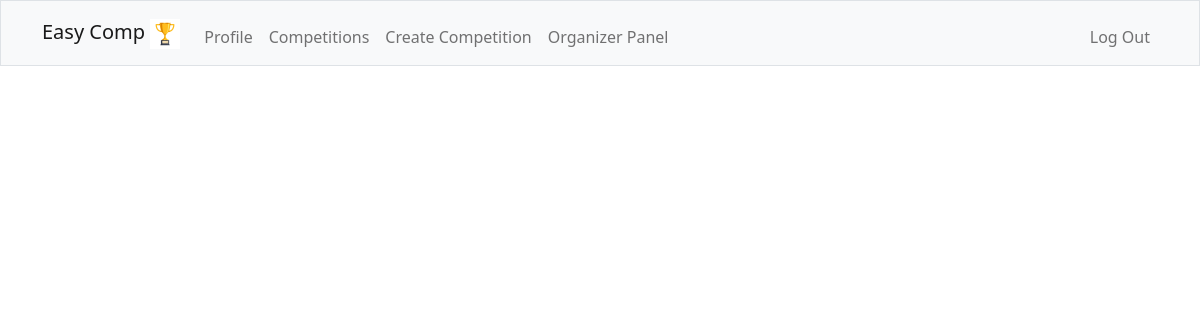
Page /organizerpanel (signed in) on the earlier database version.
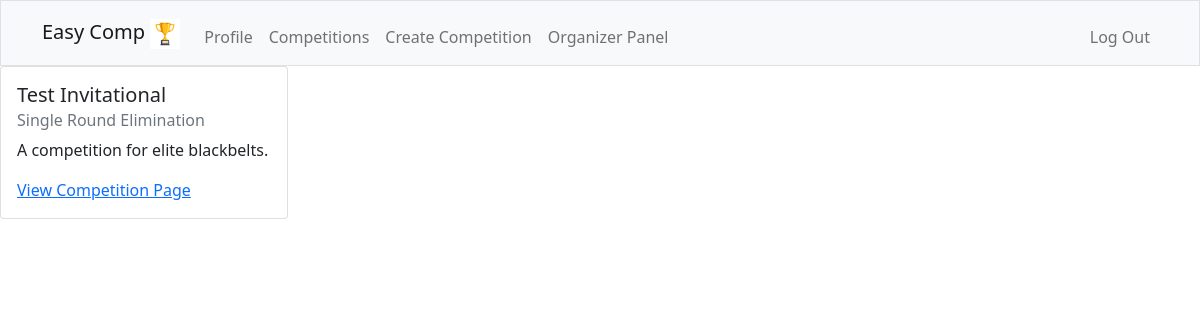
Same page on the later database version.
### tables this page shows
CREATE TABLE competitions (
    id INTEGER NOT NULL,
    name TEXT NOT NULL UNIQUE,
    info TEXT NOT NULL,
    format TEXT NOT NULL,
    organizer_id INTEGER NOT NULL,
    PRIMARY KEY(id),
    FOREIGN KEY(organizer_id) REFERENCES users(id)
);

### app.py (the view)
@app.route("/organizerpanel", methods = ["GET"])
@login_required
def organizerpanel():
    competitions = db.execute("SELECT DISTINCT name, info, format FROM competitions WHERE organizer_id = ?", session["user_id"])
    return render_template("organizerpanel.html", competitions=competitions)

### app.py (called while the page is built)
@app.after_request
def after_request(response):
    response.headers["Cache-Control"] = "no-cache, no-store, must-revalidate"
    response.headers["Expires"] = 0
    response.headers["Pragma"] = "no-cache"
    return response

### helpers.py (called while the page is built)
def login_required(f):
    @wraps(f)
    def decorated_function(*args, **kwargs):
        if session.get("user_id") is None:
            return redirect("/login")
        return f(*args, **kwargs)
    return decorated_function

### templates/organizerpanel.html (shortened to what this page needs)
{% extends "layout.html" %}
{% block main %}
{%for competition in competitions %}
<div class="card" style="width: 18rem;" name="competitioncard">
  <div class="card-body">
    <h5 class="card-title">{{competition['name']}}</h5>
    <h6 class="card-subtitle mb-2 text-muted">{{ competition['format']}}</h6>
    <p class="card-text">{{ competition['info'] }}</p>
    <a href="/yourcompetition/{{competition['name']}}" class="card-link">View Competition Page</a>
</div>
{% endfor %}
{% endblock %}

Differences in the rows shown:
added competitions: name "Test Invitational", format "Single Round Elimination", info "A competition for elite blackbelts."
